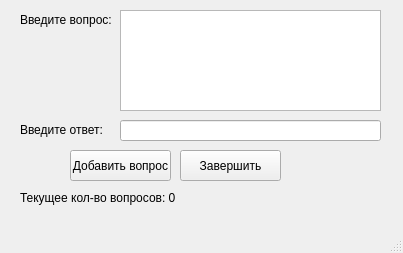
<?xml version="1.0" encoding="UTF-8"?>
<ui version="4.0">
 <class>MainWindow</class>
 <widget class="QMainWindow" name="MainWindow">
  <property name="geometry">
   <rect>
    <x>0</x>
    <y>0</y>
    <width>403</width>
    <height>253</height>
   </rect>
  </property>
  <property name="windowTitle">
   <string>Добавление</string>
  </property>
  <widget class="QWidget" name="centralwidget">
   <widget class="QLabel" name="label">
    <property name="geometry">
     <rect>
      <x>20</x>
      <y>10</y>
      <width>91</width>
      <height>20</height>
     </rect>
    </property>
    <property name="text">
     <string>Введите вопрос:</string>
    </property>
   </widget>
   <widget class="QLabel" name="label_2">
    <property name="geometry">
     <rect>
      <x>20</x>
      <y>120</y>
      <width>91</width>
      <height>20</height>
     </rect>
    </property>
    <property name="text">
     <string>Введите ответ:</string>
    </property>
   </widget>
   <widget class="QLineEdit" name="answer">
    <property name="geometry">
     <rect>
      <x>120</x>
      <y>120</y>
      <width>261</width>
      <height>21</height>
     </rect>
    </property>
   </widget>
   <widget class="QPushButton" name="add">
    <property name="geometry">
     <rect>
      <x>70</x>
      <y>150</y>
      <width>101</width>
      <height>31</height>
     </rect>
    </property>
    <property name="text">
     <string>Добавить вопрос</string>
    </property>
   </widget>
   <widget class="QPushButton" name="save">
    <property name="geometry">
     <rect>
      <x>180</x>
      <y>150</y>
      <width>101</width>
      <height>31</height>
     </rect>
    </property>
    <property name="text">
     <string>Завершить</string>
    </property>
   </widget>
   <widget class="QLabel" name="log1">
    <property name="geometry">
     <rect>
      <x>20</x>
      <y>190</y>
      <width>381</width>
      <height>16</height>
     </rect>
    </property>
    <property name="text">
     <string>Текущее кол-во вопросов: 0</string>
    </property>
   </widget>
   <widget class="QTextEdit" name="question">
    <property name="geometry">
     <rect>
      <x>120</x>
      <y>10</y>
      <width>261</width>
      <height>101</height>
     </rect>
    </property>
   </widget>
  </widget>
  <widget class="QMenuBar" name="menubar">
   <property name="geometry">
    <rect>
     <x>0</x>
     <y>0</y>
     <width>403</width>
     <height>21</height>
    </rect>
   </property>
  </widget>
  <widget class="QStatusBar" name="statusbar"/>
 </widget>
 <resources/>
 <connections/>
</ui>
